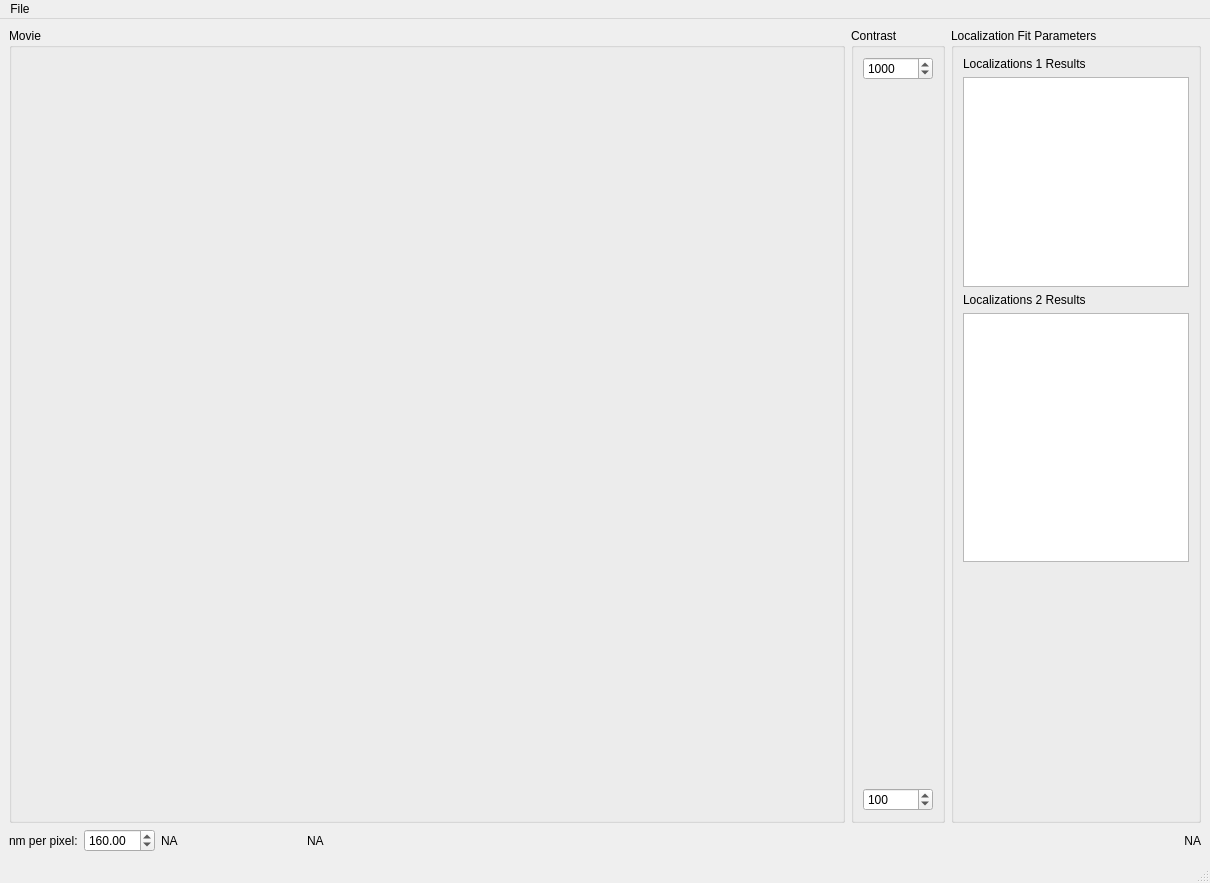
<?xml version="1.0" encoding="UTF-8"?>
<ui version="4.0">
 <class>MainWindow</class>
 <widget class="QMainWindow" name="MainWindow">
  <property name="geometry">
   <rect>
    <x>0</x>
    <y>0</y>
    <width>1210</width>
    <height>883</height>
   </rect>
  </property>
  <property name="windowTitle">
   <string>Visualizer</string>
  </property>
  <widget class="QWidget" name="centralwidget">
   <layout class="QGridLayout" name="gridLayout">
    <item row="0" column="0">
     <layout class="QHBoxLayout" name="horizontalLayout">
      <item>
       <widget class="QGroupBox" name="movieGroupBox">
        <property name="sizePolicy">
         <sizepolicy hsizetype="MinimumExpanding" vsizetype="MinimumExpanding">
          <horstretch>0</horstretch>
          <verstretch>0</verstretch>
         </sizepolicy>
        </property>
        <property name="title">
         <string>Movie</string>
        </property>
       </widget>
      </item>
      <item>
       <widget class="QGroupBox" name="rangeGroupBox">
        <property name="title">
         <string>Contrast</string>
        </property>
        <layout class="QVBoxLayout" name="verticalLayout_2">
         <item>
          <widget class="QSpinBox" name="maxSpinBox">
           <property name="minimumSize">
            <size>
             <width>70</width>
             <height>0</height>
            </size>
           </property>
           <property name="maximumSize">
            <size>
             <width>70</width>
             <height>16777215</height>
            </size>
           </property>
           <property name="maximum">
            <number>100000</number>
           </property>
           <property name="value">
            <number>1000</number>
           </property>
          </widget>
         </item>
         <item>
          <widget class="QWidget" name="rangeSliderWidget" native="true">
           <property name="sizePolicy">
            <sizepolicy hsizetype="Preferred" vsizetype="Preferred">
             <horstretch>0</horstretch>
             <verstretch>0</verstretch>
            </sizepolicy>
           </property>
           <property name="minimumSize">
            <size>
             <width>45</width>
             <height>0</height>
            </size>
           </property>
           <property name="maximumSize">
            <size>
             <width>45</width>
             <height>16777215</height>
            </size>
           </property>
          </widget>
         </item>
         <item>
          <widget class="QSpinBox" name="minSpinBox">
           <property name="minimumSize">
            <size>
             <width>70</width>
             <height>0</height>
            </size>
           </property>
           <property name="maximumSize">
            <size>
             <width>70</width>
             <height>16777215</height>
            </size>
           </property>
           <property name="maximum">
            <number>100000</number>
           </property>
           <property name="value">
            <number>100</number>
           </property>
          </widget>
         </item>
        </layout>
       </widget>
      </item>
      <item>
       <widget class="QGroupBox" name="groupBox">
        <property name="maximumSize">
         <size>
          <width>250</width>
          <height>16777215</height>
         </size>
        </property>
        <property name="title">
         <string>Localization Fit Parameters</string>
        </property>
        <layout class="QVBoxLayout" name="verticalLayout">
         <item>
          <widget class="QLabel" name="locs1Label">
           <property name="text">
            <string>Localizations 1 Results</string>
           </property>
          </widget>
         </item>
         <item>
          <widget class="QTableWidget" name="locs1TableWidget">
           <property name="sizePolicy">
            <sizepolicy hsizetype="Expanding" vsizetype="Expanding">
             <horstretch>0</horstretch>
             <verstretch>0</verstretch>
            </sizepolicy>
           </property>
           <property name="maximumSize">
            <size>
             <width>16777215</width>
             <height>210</height>
            </size>
           </property>
           <property name="showGrid">
            <bool>true</bool>
           </property>
           <attribute name="horizontalHeaderVisible">
            <bool>false</bool>
           </attribute>
           <attribute name="horizontalHeaderDefaultSectionSize">
            <number>80</number>
           </attribute>
           <attribute name="horizontalHeaderStretchLastSection">
            <bool>true</bool>
           </attribute>
           <attribute name="verticalHeaderVisible">
            <bool>false</bool>
           </attribute>
           <attribute name="verticalHeaderDefaultSectionSize">
            <number>20</number>
           </attribute>
          </widget>
         </item>
         <item>
          <widget class="QLabel" name="locs2Label">
           <property name="text">
            <string>Localizations 2 Results</string>
           </property>
          </widget>
         </item>
         <item>
          <widget class="QTableWidget" name="locs2TableWidget">
           <property name="sizePolicy">
            <sizepolicy hsizetype="Expanding" vsizetype="Expanding">
             <horstretch>0</horstretch>
             <verstretch>0</verstretch>
            </sizepolicy>
           </property>
           <property name="showGrid">
            <bool>true</bool>
           </property>
           <attribute name="horizontalHeaderVisible">
            <bool>false</bool>
           </attribute>
           <attribute name="horizontalHeaderDefaultSectionSize">
            <number>80</number>
           </attribute>
           <attribute name="horizontalHeaderStretchLastSection">
            <bool>true</bool>
           </attribute>
           <attribute name="verticalHeaderVisible">
            <bool>false</bool>
           </attribute>
           <attribute name="verticalHeaderDefaultSectionSize">
            <number>20</number>
           </attribute>
          </widget>
         </item>
         <item>
          <spacer name="verticalSpacer">
           <property name="orientation">
            <enum>Qt::Vertical</enum>
           </property>
           <property name="sizeHint" stdset="0">
            <size>
             <width>20</width>
             <height>40</height>
            </size>
           </property>
          </spacer>
         </item>
        </layout>
       </widget>
      </item>
     </layout>
    </item>
    <item row="1" column="0">
     <layout class="QHBoxLayout" name="horizontalLayout_2">
      <item>
       <widget class="QLabel" name="nmPerPixLabel">
        <property name="text">
         <string>nm per pixel:</string>
        </property>
       </widget>
      </item>
      <item>
       <widget class="QDoubleSpinBox" name="nmPerPixelSpinBox">
        <property name="maximum">
         <double>1000.000000000000000</double>
        </property>
        <property name="value">
         <double>160.000000000000000</double>
        </property>
       </widget>
      </item>
      <item>
       <widget class="QLabel" name="frameLabel">
        <property name="minimumSize">
         <size>
          <width>140</width>
          <height>0</height>
         </size>
        </property>
        <property name="maximumSize">
         <size>
          <width>0</width>
          <height>16777215</height>
         </size>
        </property>
        <property name="text">
         <string>NA</string>
        </property>
       </widget>
      </item>
      <item>
       <widget class="QLabel" name="xyiLabel">
        <property name="minimumSize">
         <size>
          <width>150</width>
          <height>0</height>
         </size>
        </property>
        <property name="maximumSize">
         <size>
          <width>0</width>
          <height>16777215</height>
         </size>
        </property>
        <property name="text">
         <string>NA</string>
        </property>
        <property name="scaledContents">
         <bool>false</bool>
        </property>
       </widget>
      </item>
      <item>
       <spacer name="horizontalSpacer">
        <property name="orientation">
         <enum>Qt::Horizontal</enum>
        </property>
        <property name="sizeHint" stdset="0">
         <size>
          <width>40</width>
          <height>20</height>
         </size>
        </property>
       </spacer>
      </item>
      <item>
       <widget class="QLabel" name="fileLabel">
        <property name="sizePolicy">
         <sizepolicy hsizetype="Preferred" vsizetype="Preferred">
          <horstretch>0</horstretch>
          <verstretch>0</verstretch>
         </sizepolicy>
        </property>
        <property name="minimumSize">
         <size>
          <width>300</width>
          <height>0</height>
         </size>
        </property>
        <property name="maximumSize">
         <size>
          <width>300</width>
          <height>16777215</height>
         </size>
        </property>
        <property name="text">
         <string>NA</string>
        </property>
        <property name="alignment">
         <set>Qt::AlignRight|Qt::AlignTrailing|Qt::AlignVCenter</set>
        </property>
       </widget>
      </item>
     </layout>
    </item>
   </layout>
  </widget>
  <widget class="QMenuBar" name="menubar">
   <property name="geometry">
    <rect>
     <x>0</x>
     <y>0</y>
     <width>1210</width>
     <height>22</height>
    </rect>
   </property>
   <widget class="QMenu" name="menuFile">
    <property name="title">
     <string>File</string>
    </property>
    <addaction name="actionLoad_Movie"/>
    <addaction name="actionLoad_Locs1"/>
    <addaction name="actionLoad_Locs2"/>
    <addaction name="separator"/>
    <addaction name="actionCapture"/>
    <addaction name="separator"/>
    <addaction name="actionQuit"/>
   </widget>
   <addaction name="menuFile"/>
  </widget>
  <widget class="QStatusBar" name="statusbar"/>
  <action name="actionLoad_Movie">
   <property name="text">
    <string>Load Movie</string>
   </property>
  </action>
  <action name="actionLoad_Locs2">
   <property name="text">
    <string>Load Localizations 2</string>
   </property>
  </action>
  <action name="actionQuit">
   <property name="text">
    <string>Quit</string>
   </property>
  </action>
  <action name="actionLoad_Locs1">
   <property name="text">
    <string>Load Localizations 1</string>
   </property>
  </action>
  <action name="actionCapture">
   <property name="text">
    <string>Frame Capture</string>
   </property>
  </action>
 </widget>
 <resources/>
 <connections/>
</ui>
